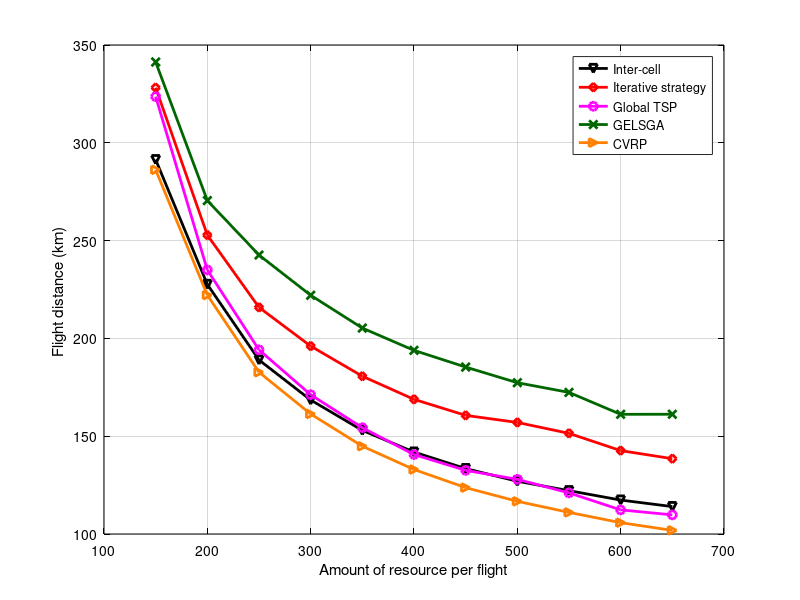

MATLAB code for this plot: (Note: this script raises an error after producing the figure.)
x = [150 200 250 300 350 400 450 500 550 600 650];
y1 = [323.596	235.003	194.162	171.209	154.345	140.619	132.538	127.937	121.024	112.33	109.78]; % global tsp
% y2 = [328.185	252.817	215.857	196.072	180.672	168.838	160.648	157.033	151.458	142.639	138.498]; % local tsp
y3 = [328.185	252.817	215.857	196.072	180.672	168.838	160.648	157.033	151.458	142.639	138.498]; % iterative
y4 = [291.384	227.602	188.968	168.514	152.97	141.891	133.432	126.975	122.15	117.348	114.012]; % inter-cell
y5 = [341.308	270.471	242.624	222.054	205.281	193.883	185.345	177.353	172.386	161.19	161.22];% GELSGA
y6 = [286.172	222.148	182.71	161.362	144.884	132.973	123.698	116.706	111.052	105.789	101.867];% CVRP
close all;
figure1 = figure;
% Create axes
axes1 = axes('Parent',figure1);
plot(x,y4,'-kv', 'LineWidth',2);
hold on;
grid on;
% plot(x,y2,'-bs', 'LineWidth',2);
plot(x,y3,'-rd', 'LineWidth',2);
plot(x,y1,'-mo', 'LineWidth',2);
plot(x,y5,'-x','Color',[0 0.4 0], 'LineWidth',2);
plot(x,y6,'->','Color',[1 0.5 0], 'LineWidth',2);
xlabel('Amount of resource per flight');
ylabel('Flight distance (km) ');
legend('Inter-cell','Iterative strategy','Global TSP','GELSGA', 'CVRP');
set(axes1,'XColor',[0 0 0],'YColor',[0 0 0]);
ytickformat('%,4.4g');
xtickformat('%,4.4g');
xticks([150 200 250 300 350 400 450 500 550 600 650]);
xlim([150 650]);
hold off;